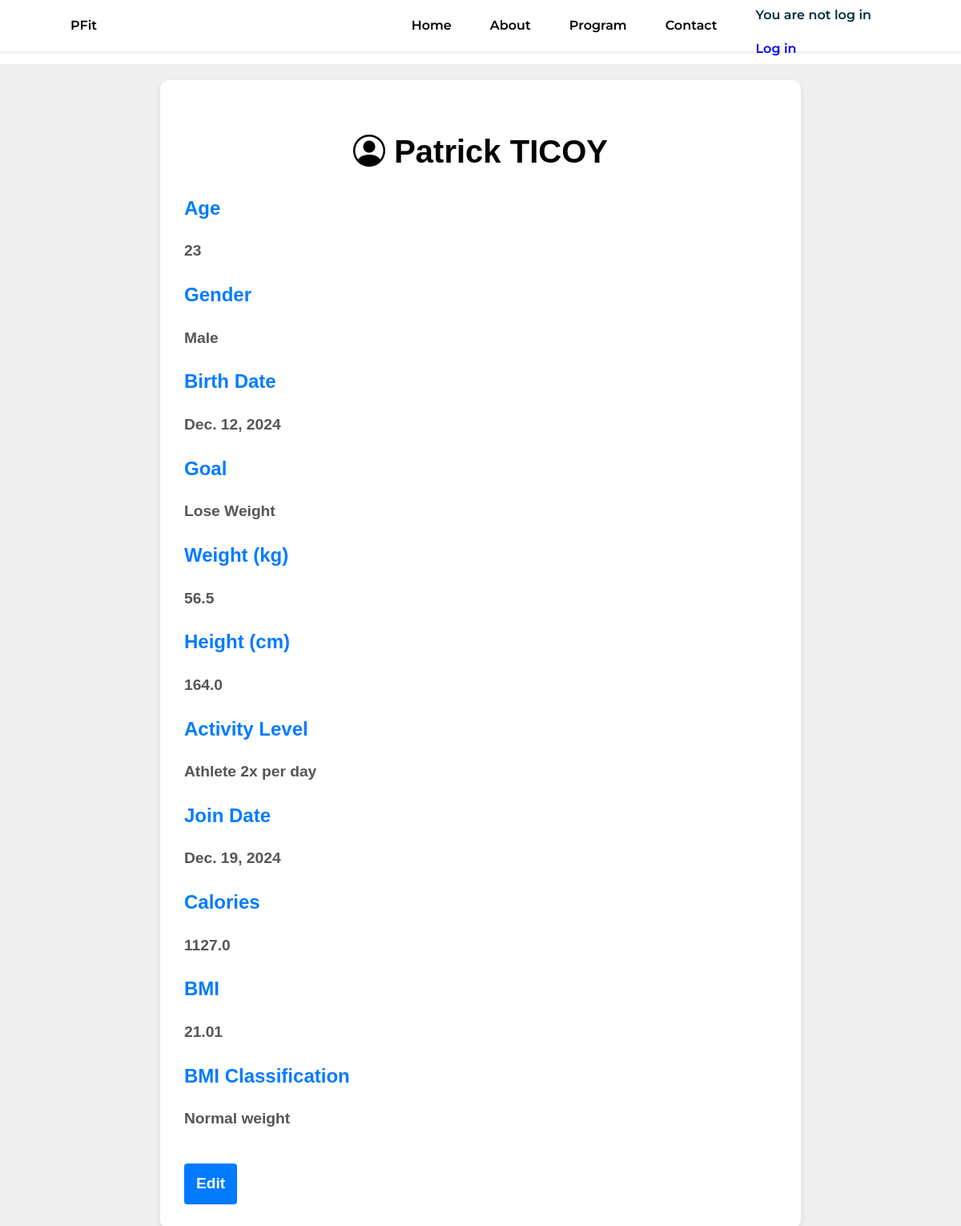
Page /info/1/ on the earlier database version.
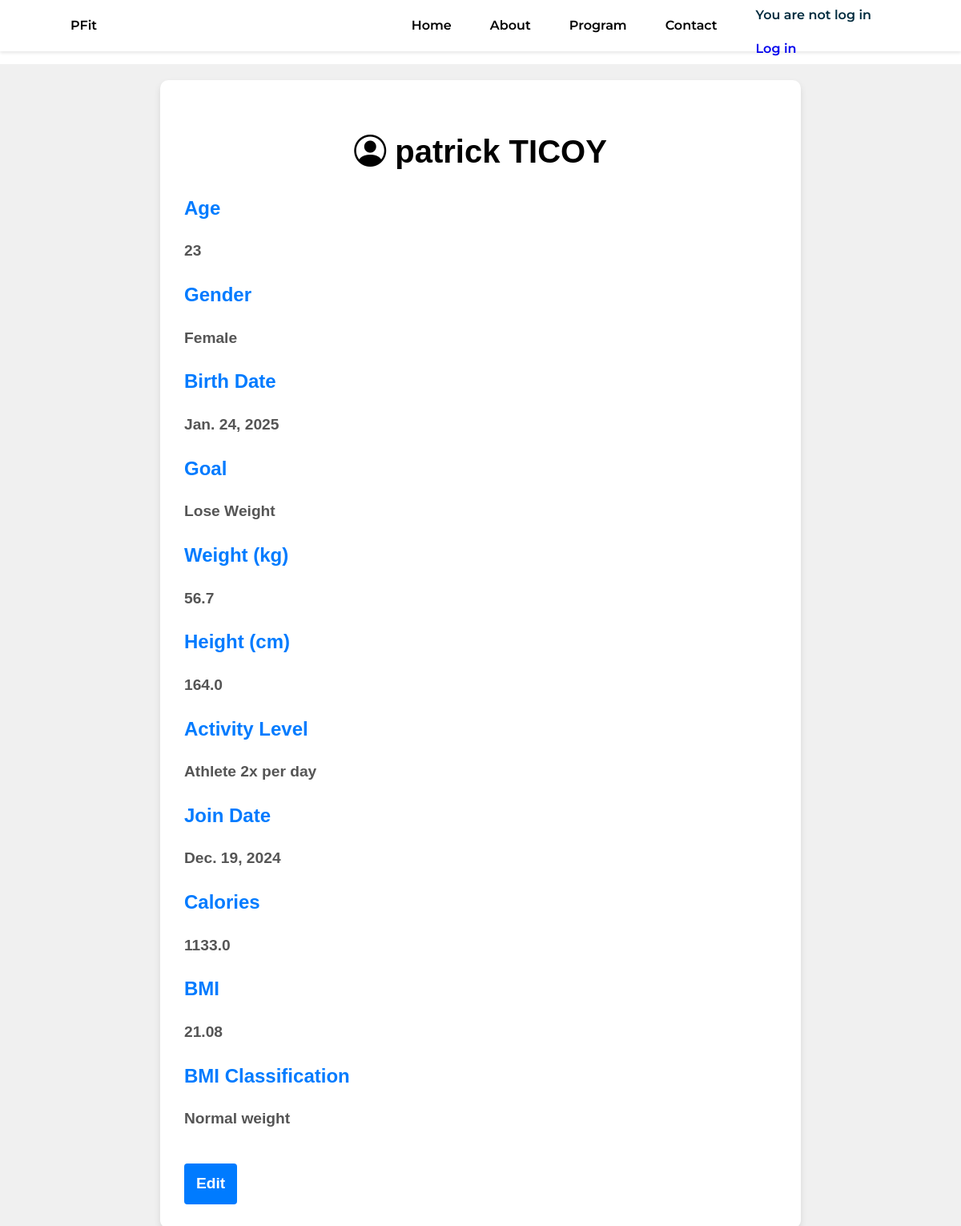
Same page on the later database version.
### app/models.py (models this page shows, shortened)
class Client(models.Model):
    user = models.OneToOneField(User, null=True,  on_delete=models.CASCADE)
    clientID = models.AutoField(primary_key=True)
    fname = models.CharField(max_length=100,null = False)
    lname = models.CharField(max_length=100, null = False)
    clientAge=models.PositiveIntegerField()
    gender_choices = (
        ('M', 'Male'),
        ('F', 'Female'),
        ('', 'Other'),
    )
    clientSex = models.CharField(max_length=10, choices=gender_choices)
    birthdate = models.DateField()
    goal = models.ForeignKey(Goals, on_delete=models.CASCADE)
    weight = models.FloatField()
    height = models.FloatField()
    level_choices = (
        ('Sedentary', 'Sedentary'),
        ('Lightly Active', 'Lightly Active'),
        ('Moderately Active', 'Moderately Active'),
        ('Very Active', 'Very Active'),
        ('Athlete 2x per day', 'Athlete 2x per day'),
    )
    activityLevel = models.CharField(max_length=100, choices=level_choices)
    joinedDate = models.DateField(null = False)
    bmi = models.FloatField(null=True, blank=True)
    calories = models.FloatField(null=True, blank=True)
    bmi_category = models.CharField(max_length=10, null=True, blank=True)

class Goals(models.Model):
    goalID = models.AutoField(primary_key=True)
    goal =  models.CharField(max_length=100)
    goalDescription = models.TextField()
    exerciseDuration = models.PositiveIntegerField()
    def __str__(self):
        return self.goal

### app/views.py (the view)
# urls.py: path('info/<int:pk>/', ClientInfoView.as_view(), name='client_info'),
class ClientInfoView(DetailView):
    model = Client
    context_object_name = 'client'
    template_name = 'apps/homepages/client_infoview.html'

### app/context_processors.py (called while the page is built)
def client_processor(request):
    client = None
    if request.user.is_authenticated:
        client = Client.objects.filter(user=request.user).first()
    return {'client': client}

### app/templates/apps/homepages/client_infoview.html (shortened to what this page needs)
{% extends 'apps/homepages/homepagebase.html'%}
{% load static %}
{% block content%}
<link rel="stylesheet" href="{% static 'css/profile_info.css' %}">
{% if client%}
<div class="client-detail-container">
    <div class="client-detail">
        <h1  class="bi bi-person-circle" style ="color:black;">
            {{ client.fname }} {{ client.lname }}
        </h1>
        <div class="detail-item">
            <h2>Age</h2>
            <p>{{ client.clientAge }}</p>
        </div>
        <div class="detail-item">
            <h2>Gender</h2>
            <p>{{ client.get_clientSex_display }}</p>
        </div>
        <div class="detail-item">
            <h2>Birth Date</h2>
            <p>{{ client.birthdate }}</p>
        </div>
        <div class="detail-item">
            <h2>Goal</h2>
            <p>{{ client.goal }}</p>
        </div>
        <div class="detail-item">
            <h2>Weight (kg)</h2>
            <p>{{ client.weight }}</p>
        </div>
        <div class="detail-item">
            <h2>Height (cm)</h2>
            <p>{{ client.height }}</p>
        </div>
        <div class="detail-item">
            <h2>Activity Level</h2>
            <p>{{ client.get_activityLevel_display }}</p>
        </div>
        <div class="detail-item">
            <h2>Join Date</h2>
            <p>{{ client.joinedDate }}</p>
        </div>
        <div class="detail-item">
            <h2>Calories</h2>
            <p>{{ client.calories }}</p>
        </div>
        <div class="detail-item">
            <h2>BMI</h2>
            <p>{{ client.bmi }}</p>
        </div>
        <div class="detail-item">
            <h2>BMI Classification</h2>
            <p>{{ client.bmi_category }}</p>
        </div>
        <a href= "{% url 'client_update' object.pk %}"class ="cta-btn" type="submit" value ="Edit">Edit</a>
    </div>
</div>
{% endif %}
{% endblock content %}

Differences in the rows shown:
changed Client "TICOY": fname "Patrick" → "patrick"; clientSex "Male" → "Female"; birthdate "Dec. 12, 2024" → "Jan. 24, 2025"; weight "56.5" → "56.7"; calories "1127.0" → "1133.0"; bmi "21.01" → "21.08"
